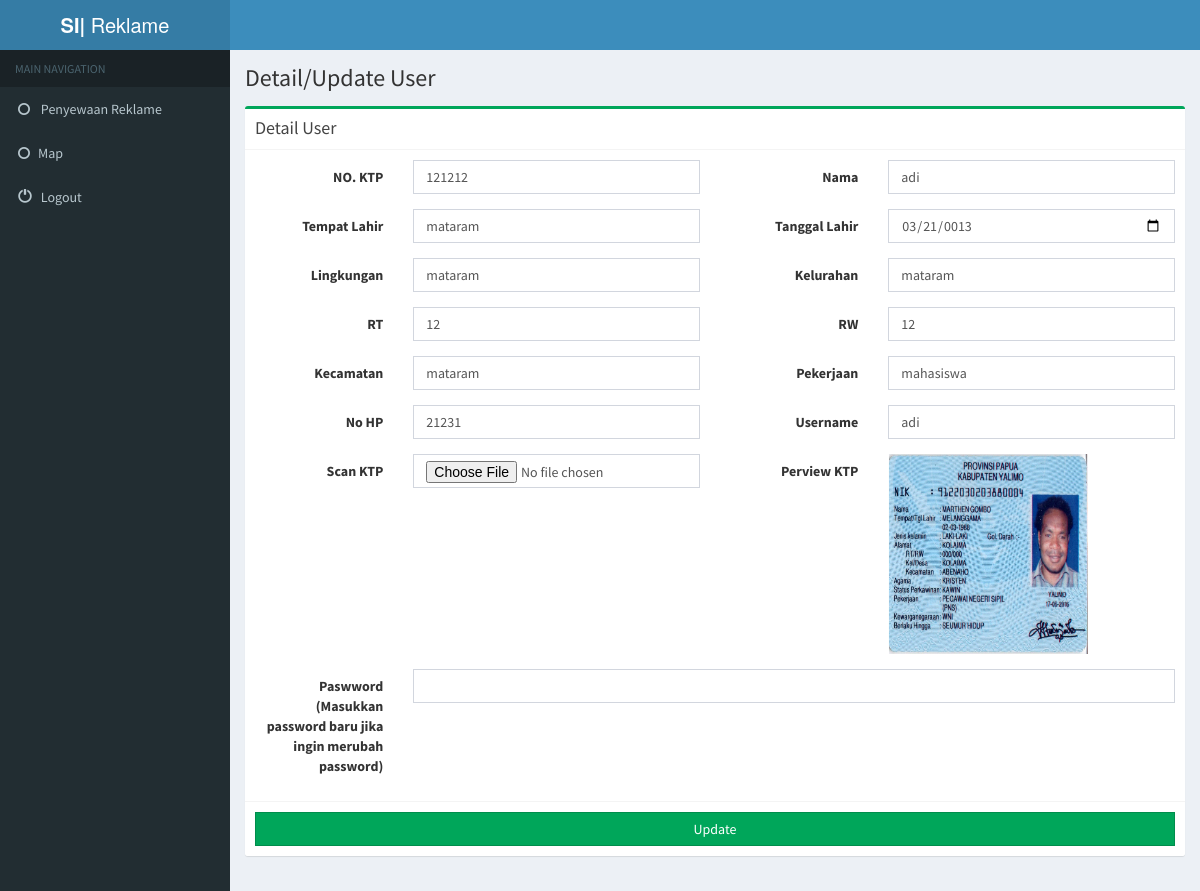
Screenshot of /index.php/User/detail/121212 with the database file from the repository.
### tables this page shows
CREATE TABLE `user` (
  `nama` varchar(100) NOT NULL,
  `no_ktp` varchar(16) NOT NULL,
  `tempat_lahir` varchar(50) NOT NULL,
  `tanggal_lahir` date NOT NULL,
  `lingkungan` varchar(255) NOT NULL,
  `kelurahan` varchar(255) NOT NULL,
  `rt` int(3) NOT NULL,
  `rw` int(3) NOT NULL,
  `pekerjaan` varchar(100) NOT NULL,
  `kecamatan` varchar(100) NOT NULL,
  `no_hp` varchar(16) NOT NULL,
  `jenis_user` varchar(7) NOT NULL,
  `username` varchar(10) NOT NULL,
  `password` varchar(150) NOT NULL,
  `scan_ktp` varchar(30) NOT NULL
);

### application/controllers/User.php (called while the page is built, shortened)
<?php
class User extends CI_Controller
{
	public function detail($no_ktp)
	{
		$where = array(
			'no_ktp' => $no_ktp,
		);
		$data['data'] = $this->M_user->detail($where)->row_array();
		$this->load->view('include/header');
		$this->load->view('user1/detail',$data);
		$this->load->view('include/footer');
	}
}

### index.php (called while the page is built, shortened)
<?php
require_once BASEPATH.'core/CodeIgniter.php';

### application/models/M_user.php (called while the page is built, shortened)
<?php
class M_user extends CI_Model
{
	function detail($where)
	{
		$this->db->where($where);
		return $this->db->get('user');
	}
}
?>

### application/views/user1/detail.php (the view, shortened to what this page needs)
   <body class="hold-transition skin-blue sidebar-mini">
<div class="wrapper">
  <div class="content-wrapper">
    <section class="content-header">
      <h1> Detail/Update User </h1>
    </section>
    <section class="content">
        <form class="form-horizontal" action="<?php echo base_url('index.php/User/do_update'); ?>" method="post" enctype="multipart/form-data" name="myForm">
        <div class="row">
          <div class="col-md-12">
            <div class="box box-success">
              <div class="box-header with-border">
                <h3 class="box-title">Detail User</h3>
              </div>
                <div class="box-body">
                  <div class="form-group">
                    <label for="inputEmail3" class="col-sm-2 control-label">NO. KTP</label>
                    <div class="col-sm-4" >
                      <input type="number" class="form-control" value="<?php echo $data['no_ktp'] ?>" name="no_ktp" required >
                    </div>
                     <label for="inputPassword3" class="col-sm-2 control-label">Nama</label>
                    <div class="col-sm-4">
                      <input type="text" class="form-control" value="<?php echo $data['nama'] ?>" name="nama" required>
                    </div>
                  </div>
                  <div class="form-group">
                    <label for="inputPassword3" class="col-sm-2 control-label">Tempat Lahir</label>
                    <div class="col-sm-4">
                      <input type="text" class="form-control" value="<?php echo $data['tempat_lahir'] ?>" name="tempat_lahir" required>
                    </div>
                     <label for="inputPassword3" class="col-sm-2 control-label">Tanggal Lahir</label>
                      <div class="col-sm-4">
                        <input type="date" class="form-control" value="<?php echo $data['tanggal_lahir'] ?>" name="tanggal_lahir" required>
                      </div>
                  </div>
                  <div class="form-group">
                    <label for="inputPassword3" class="col-sm-2 control-label">Lingkungan</label>
                    <div class="col-sm-4">
                      <input type="text" class="form-control" value="<?php echo $data['lingkungan'] ?>" name="lingkungan" required>
                    </div>
                    <label for="inputPassword3" class="col-sm-2 control-label">Kelurahan</label>
                    <div class="col-sm-4">
                      <input type="text" class="form-control" value="<?php echo $data['kelurahan'] ?>" name="kelurahan" required>
                    </div>
                  </div>
                  <div class="form-group">
                    <label for="inputPassword3" class="col-sm-2 control-label">RT</label>
                    <div class="col-sm-4">
                      <input type="number" class="form-control" value="<?php echo $data['rt'] ?>" name="rt" required>
                    </div>
                    <label for="inputPassword3" class="col-sm-2 control-label">RW</label>
                    <div class="col-sm-4">
                      <input type="number" class="form-control" value="<?php echo $data['rw'] ?>" name="rw" required>
                    </div>
                  </div>
                   <div class="form-group">
                    <label for="inputPassword3" class="col-sm-2 control-label">Kecamatan</label>
                    <div class="col-sm-4">
                      <input type="text" class="form-control" value="<?php echo $data['kecamatan'] ?>" name="kecamatan" required>
                    </div>
                    <label for="inputPassword3" class="col-sm-2 control-label">Pekerjaan</label>
                    <div class="col-sm-4">
                      <input type="text" class="form-control" value="<?php echo $data['pekerjaan'] ?>" name="pekerjaan" required>
                    </div>
                  </div>
                  <div class="form-group">
                    <label for="inputPassword3" class="col-sm-2 control-label">No HP</label>
                    <div class="col-sm-4">
                      <input type="number" class="form-control" value="<?php echo $data['no_hp'] ?>" name="no_hp" required>
                    </div>
                    <label for="inputPassword3" class="col-sm-2 control-label">Username</label>
                    <div class="col-sm-4">
                      <input type="text" class="form-control" value="<?php echo $data['username'] ?>" name="username" required>
                    </div>
                  </div>
                  <div class="form-group">
                    <label for="inputPassword3" class="col-sm-2 control-label">Scan KTP</label>
                    <div class="col-sm-4">
                      <input type="file" class="form-control" name="file_ktp">
                    </div>
                    <label for="inputPassword3" class="col-sm-2 control-label">Perview KTP</label>
                    <div class="col-sm-4">
                     <img src="<?php echo base_url()."uploads/user_".$data['no_ktp'].".PNG" ?>" width="200" height="200">
                    </div>
                  </div>
                  <div class="form-group">
                    <label for="inputPassword3" class="col-sm-2 control-label">Paswword (Masukkan password baru jika ingin merubah password)</label>
                    <div class="col-sm-10">
                      <input type="password" class="form-control"   name="password">
                    </div>
                  </div>
                </div>
                <div class="box-footer">
                  <button type="submit" class="btn btn-success btn-block btn-flat" id="submit">Update</button>
                </div>
              </div>
          </div>
        </div>
        </form>
    </section>
      </div>
    </div>
  </body>

### rows the page displays
user: no_ktp "121212", nama "adi", tempat_lahir "mataram", tanggal_lahir "03/21/0013", lingkungan "mataram", kelurahan "mataram", rt "12", rw "12", kecamatan "mataram", pekerjaan "mahasiswa", no_hp "21231", username "adi", no_ktp (picture)
